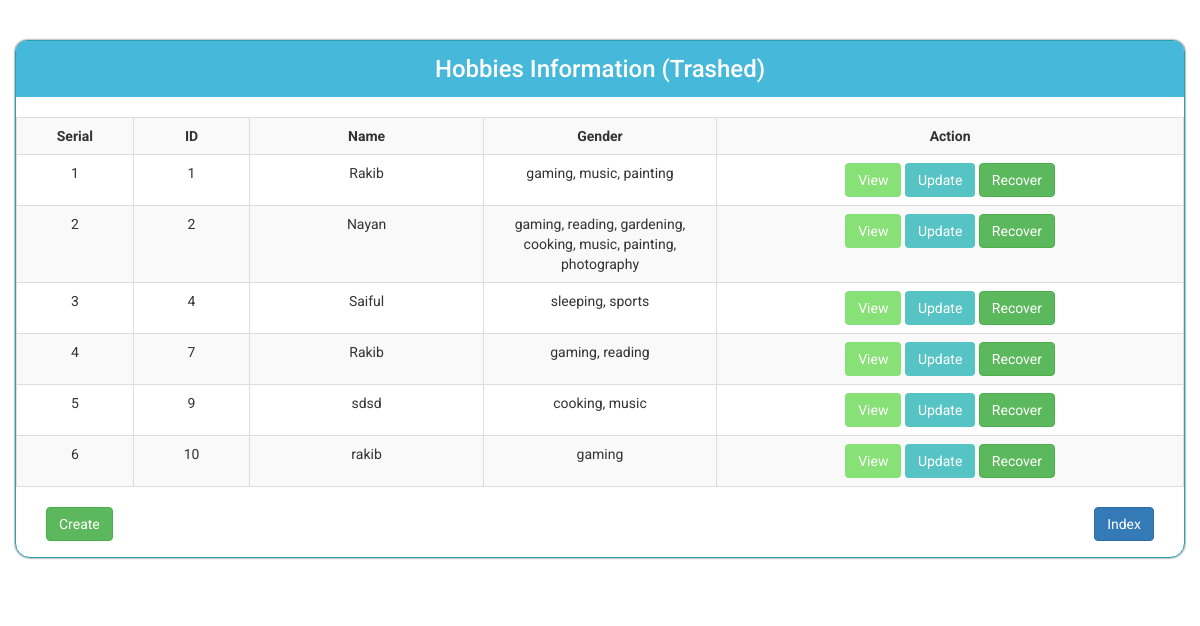
/views/SEID167636/Hobbies/trashed.php, run on the app's committed database.
### tables this page shows
CREATE TABLE `hobbies_table` (
  `id` int(11) NOT NULL,
  `name` varchar(100) NOT NULL,
  `hobbies` varchar(1000) NOT NULL,
  `is_trashed` varchar(255) NOT NULL DEFAULT 'no'
);

### src/SEID167636/Model/Database.php (called while the page is built, shortened)
<?php
class Database
{
    public function __construct()
    {
        try {
            $this->DBH = new PDO("mysql:host=localhost;dbname=rakib_167636_b59_atomic_project", "root", "");
        } catch (PDOException $error) {
            echo $error->getMessage();
        }
    }
}

### src/SEID167636/Hobbies/Hobbies.php (called while the page is built, shortened)
<?php
class Hobbies extends Database
{
    public function trashed()
    {
        $sqlQuery = "SELECT * FROM hobbies_table WHERE is_trashed != 'no';";
        $STH = $this->DBH->query($sqlQuery);
        $STH->setFetchMode(PDO::FETCH_OBJ);
        $allData = $STH->fetchAll();
        return $allData;
    }
}

### views/SEID167636/Hobbies/trashed.php (the view, shortened to what this page needs)
<?php
$objHobbies = new \App\Hobbies\Hobbies();
$allData = $objHobbies->trashed();
?>
<!doctype html>
<html lang="en">
<head>
    <link rel="stylesheet" href="../../../resources/bootstrap/css/bootstrap.min.css">
    <link rel="stylesheet" href="../../../resources/index_style.css">
</head>
<body>
<div class="container">
    <div class="main">
        <div>
            <h3>Hobbies Information (Trashed)</h3>
            <br>
        </div>
        <table class="table table-bordered table-striped text-center">
            <tr>
                <th class="text-center">Serial</th>
                <th class="text-center">ID</th>
                <th class="text-center">Name</th>
                <th class="text-center">Gender</th>
                <th class="text-center">Action</th>
            </tr>
            <?php
            $serial = 1;
            foreach ($allData as $record) { ?>
                <tr>
                    <td width="10%"><?php echo $serial++; ?></td>
                    <td width="10%"><?php echo $record->id; ?></td>
                    <td width="20%"><?php echo $record->name; ?></td>
                    <td width="20%"><?php echo $record->hobbies; ?></td>
                    <td>
                        <a href="view.php?id=<?php echo $record->id;?>">
                            <button class="btn view">View</button>
                        </a>
                        <a href="edit.php?id=<?php echo $record->id;?>">
                            <button class="btn update">Update</button>
                        </a>
                        <a href="recover.php?id=<?php echo $record->id;?>">
                            <button class="btn btn-success">Recover</button>
                        </a>
                    </td>
                </tr>
            <?php } ?>
        </table>
        <a href="create.php">
            <button class="btn btn-success pull-left create">Create</button>
        </a>
        <a href="index.php">
            <button class="btn btn-primary pull-right index">Index</button>
        </a>
    </div>
</div>
</body>
</html>

### resources/index_style.css (style rules this page uses)
body { font-family: "Roboto", sans-serif; }
.container { width: 1200px; }
.main { margin: 40px auto; border: 1px solid #2a9fb4; padding: 0 0 50px 0; box-shadow: 0 0 2px; border-radius: 12px 12px 15px 15px; }
.create { margin-left: 30px; }
.index { margin-right: 30px; }
.view { background-color: #87e176; color: white; transition-duration: .4s; }
.update { background-color: #56C4C5; color: white; transition-duration: .4s; }
h3 { margin: auto; text-align: center; background-color: #46b8da; padding: 15px 0; border-radius: 10px 10px 0 0; color: white; }
a { text-decoration: none !important; }
.btn-success { transition-duration: .4s; }
.btn-primary { transition-duration: .4s; }

### data on the page
hobbies_table: id "1", name "Rakib", hobbies "gaming, music, painting"
hobbies_table: id "2", name "Nayan", hobbies "gaming, reading, gardening, cooking, music, painting, photography"
hobbies_table: id "4", name "Saiful", hobbies "sleeping, sports"
hobbies_table: id "7", name "Rakib", hobbies "gaming, reading"
hobbies_table: id "9", name "sdsd", hobbies "cooking, music"
hobbies_table: id "10", name "rakib", hobbies "gaming"
